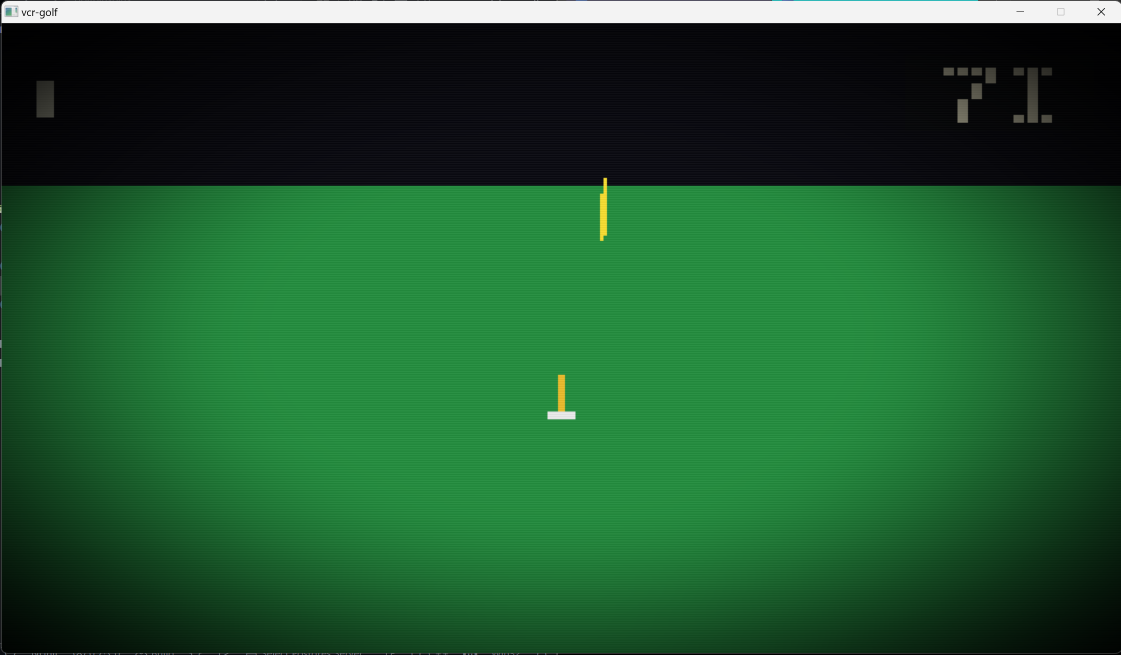
#> input picture imgs/02_mvp.png, 2241 x 1310 px, given in place of side.bmp, which was not available (shown at 1/2 size)
$ python preview_prop.py ../../../imgs/02_mvp.png --out out.png
#> lines starting #> are read from the running program, lines starting #| are printed output that depends on the picture
"""Photograph a JSON prop with the native game renderer; Pillow only converts
the captured BMPs to PNG and arranges the four photographs for inspection.

cmake --build build/test --target golfpp-preview-prop
python tooling/art/preview_prop/preview_prop.py hub_bus --out build/prop_preview/bus [--label TEXT]
The three 12 m views and 25 m view all retain the full camcorder/tape/TV path.
rear.png and board.png (3 m from its board, with the board text) are extra.
"""
import argparse
from pathlib import Path
import subprocess
from PIL import Image, ImageDraw

ROOT = Path(__file__).resolve().parents[3]
NAMES = ("side", "front", "three_quarter", "tape_25m", "rear", "board")


def main():
    parser = argparse.ArgumentParser(description=__doc__)
    parser.add_argument("prop", help="Prop name or JSON path")
    parser.add_argument("--out", required=True, type=Path)
    parser.add_argument("--exe", type=Path, default=ROOT / "build/test/golfpp-preview-prop.exe")
    parser.add_argument("--label", help="board text (default: the book's title, the longest course name)")
    args = parser.parse_args()
    prop = Path(args.prop)
    if not prop.is_file():
        prop = ROOT / "assets/world/props" / (args.prop + ".json")
    output = args.out.resolve()
    output.mkdir(parents=True, exist_ok=True)
    subprocess.run([str(args.exe), str(prop.resolve()), str(output)] + ([args.label] if args.label else []),
                   cwd=ROOT, check=True)
#> (this line was passed over: subprocess is not available in this run)
    sheet = Image.new("RGB", (1600, 1240), (30, 30, 30))
#> sheet: PIL image 1600x1240 RGB; every value is 30
    labels = ImageDraw.Draw(sheet)
    for i, name in enumerate(NAMES):
        with Image.open(output / (name + ".bmp")) as capture:
#> capture is the input picture: PIL image 2241x1310 RGBA; mean R, G, B, A 31.8, 88.2, 47, 255
            capture.convert("RGB").save(output / (name + ".png"))
            if i >= 4:
                continue
            sheet.paste(capture.resize((800, 600)), ((i % 2)*800, (i // 2)*620+20))
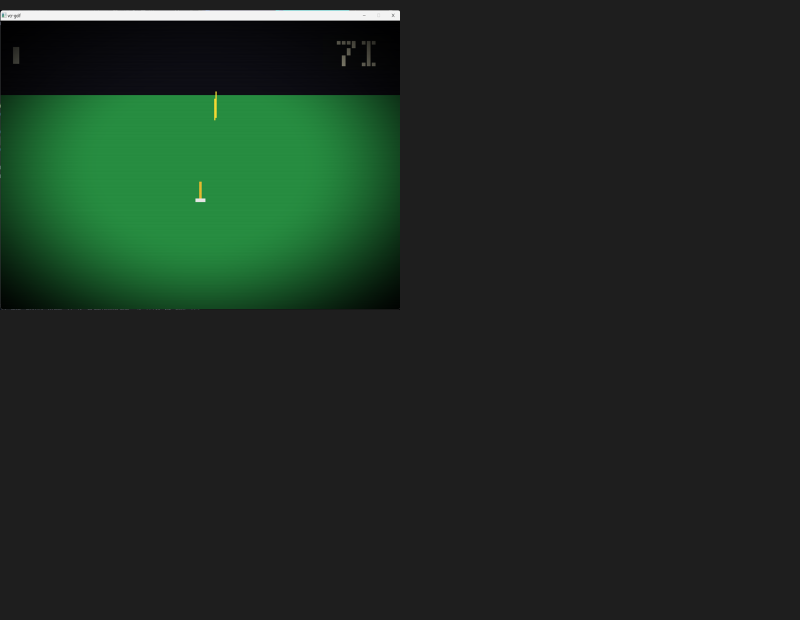
#> sheet: PIL image 1600x1240 RGB (shown at 1/2 size); mean R, G, B 30.4, 44.1, 34.1
        labels.text(((i % 2)*800+12, (i // 2)*620+4), name, fill="white")
#> pass 2 of the loop in main, `for i, name in enumerate(NAMES):`:
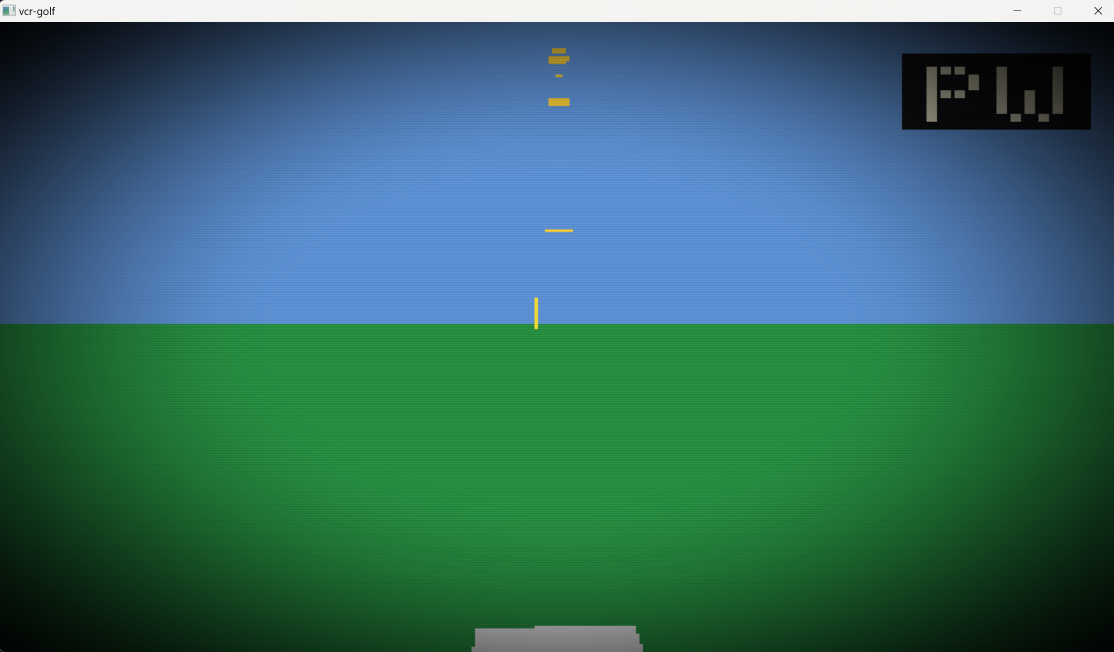
#> input picture imgs/03_mvp.png, 2227 x 1303 px, given in place of front.bmp, which was not available (shown at 1/2 size)
#> in main, capture is the input picture: PIL image 2227x1303 RGBA; mean R, G, B, A 53.4, 107.5, 101, 255
#> in main, `sheet.paste(capture.resize((800, 600)), ((i % 2)*800, (i // 2)*620+20))`:
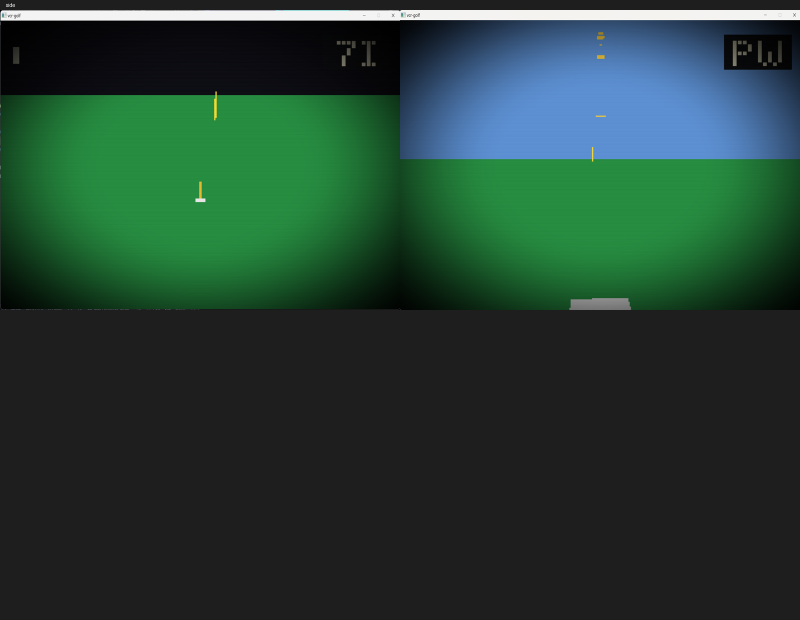
#> sheet: PIL image 1600x1240 RGB (shown at 1/2 size); mean R, G, B 36.1, 62.8, 51.3
    sheet.save(output / "views.png")
    print(output / "views.png")


if __name__ == "__main__":
#> (the run stopped early here; a loop or call above may not have finished)
